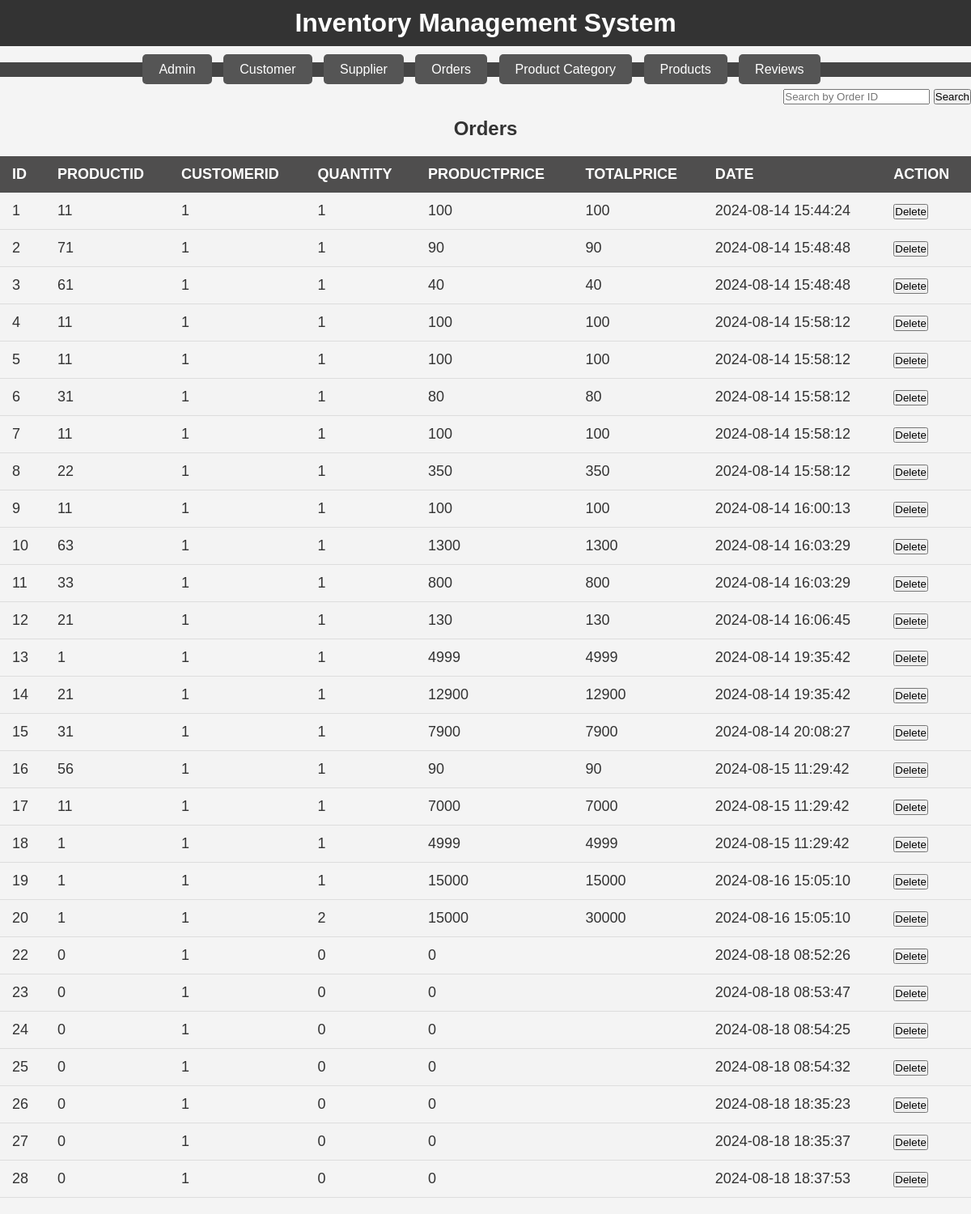
The page /admin/dash/orders.php on the database its author committed.
### tables this page shows
CREATE TABLE `orders` (
  `ID` int(11) NOT NULL,
  `ProductID` int(11) NOT NULL,
  `CustomerID` int(11) NOT NULL,
  `Quantity` int(11) NOT NULL,
  `ProductPrice` float NOT NULL,
  `TotalPrice` int(11) DEFAULT NULL,
  `Date` datetime DEFAULT current_timestamp()
);

### admin/dash/orders.php (the view, shortened to what this page needs)
<!DOCTYPE html>
<html lang="en">
<head>
    <link rel="stylesheet" href="../css/astyle.css">
    <link rel="stylesheet" href="../css/style.css">
</head>
<body>
    <header>
        <h1>Inventory Management System</h1>
    </header>
    <nav>
        <ul>
            <li><a href="admin.php">Admin</a></li>
            <li><a href="customer.php">Customer</a></li>
            <li><a href="supplier.php">Supplier</a></li>
            <li><a href="orders.php">Orders</a></li>
            <li><a href="product-category.php">Product Category</a></li>
            <li><a href="products.php">Products</a></li>
            <li><a href="reviews.php">Reviews</a></li>
        </ul>
        <form action="orders.php" method="get" style="float: right; margin-top: 15px;">
            <input type="text" name="search_id" placeholder="Search by Order ID">
            <button type="submit">Search</button>
        </form>
    </nav>
    <main>
        <h2>Orders</h2>
        <table>
            <thead>
                <tr>
                    <?php
                    $conn = new mysqli("localhost", "root", "", "furniture_shop2");
                    $result = $conn->query("SHOW COLUMNS FROM orders");
                    while ($row = $result->fetch_assoc()) {
                        echo "<th>" . $row['Field'] . "</th>";
                    }
                    echo "<th>Action</th>";
                    ?>
                </tr>
            </thead>
            <tbody>
                <?php
                if (isset($_GET['search_id']) && !empty($_GET['search_id'])) {
                    $search_id = $conn->real_escape_string($_GET['search_id']);
                    $sql = "SELECT * FROM orders WHERE ID = '$search_id'";
                } else {
                    $sql = "SELECT * FROM orders";
                }
                $result = $conn->query($sql);
                if ($result->num_rows > 0) {
                    while ($row = $result->fetch_assoc()) {
                        echo "<tr>";
                        foreach ($row as $column) {
                            echo "<td>" . $column . "</td>";
                        }
                        echo "<td>";
                        echo "<form action='delete_order.php' method='post' onsubmit='return confirm(\"Are you sure you want to delete this order?\");'>";
                        echo "<button type='submit'>Delete</button>";
                        echo "</form>";
                        echo "</td>";
                        echo "</tr>";
                    }
                } else {
                    echo "<tr><td colspan='100%'>No results found</td></tr>";
                }
                ?>
            </tbody>
        </table>
    </main>
</body>
</html>

### admin/css/astyle.css (style rules this page uses)
table { width: 100%; border-collapse: collapse; margin: 20px 0; font-size: 18px; text-align: left; }
thead th { background-color: #4f4e4e; color: #fff; padding: 12px 15px; text-transform: uppercase; }
tbody td { padding: 12px 15px; border-bottom: 1px solid #ddd; }
tbody tr:nth-child(even) { background-color: #f3f3f3; }

### admin/css/style.css (style rules this page uses)
* { margin: 0; padding: 0; box-sizing: border-box; }
body { font-family: Arial, sans-serif; background-color: #f4f4f4; color:#333; }
header { background-color: #333; color: #fff; padding: 10px 0; text-align: center; }
nav { margin: 20px 0; background-color: #444; text-align: center; }
nav ul { list-style-type: none; }
nav ul li { display: inline-block; margin-right: 10px; }
nav ul li a { text-decoration: none; color: #fff; padding: 10px 20px; background-color: #555; border-radius: 5px; transition: background-color 0.3s; }
main { text-align: center; margin-top: 50px; }
main h2 { font-size: 24px; margin-bottom: 20px; }

### rows shown on the page
orders: column "1", ProductID "11", column "100", Date "2024-08-14 15:44:24"
orders: ID "2", ProductID "71", column "1", column "90", Date "2024-08-14 15:48:48"
orders: ID "3", ProductID "61", column "1", column "40", Date "2024-08-14 15:48:48"
orders: ID "4", ProductID "11", column "1", column "100", Date "2024-08-14 15:58:12"
orders: ID "5", ProductID "11", column "1", column "100", Date "2024-08-14 15:58:12"
orders: ID "6", ProductID "31", column "1", column "80", Date "2024-08-14 15:58:12"
orders: ID "7", ProductID "11", column "1", column "100", Date "2024-08-14 15:58:12"
orders: ID "8", ProductID "22", column "1", column "350", Date "2024-08-14 15:58:12"
orders: ID "9", ProductID "11", column "1", column "100", Date "2024-08-14 16:00:13"
orders: ID "10", ProductID "63", column "1", column "1300", Date "2024-08-14 16:03:29"
orders: ID "11", ProductID "33", column "1", column "800", Date "2024-08-14 16:03:29"
orders: ID "12", ProductID "21", column "1", column "130", Date "2024-08-14 16:06:45"
orders: ID "13", column "1", column "4999", Date "2024-08-14 19:35:42"
orders: ID "14", ProductID "21", column "1", column "12900", Date "2024-08-14 19:35:42"
orders: ID "15", ProductID "31", column "1", column "7900", Date "2024-08-14 20:08:27"
orders: ID "16", ProductID "56", column "1", column "90", Date "2024-08-15 11:29:42"
orders: ID "17", ProductID "11", column "1", column "7000", Date "2024-08-15 11:29:42"
orders: ID "18", column "1", column "4999", Date "2024-08-15 11:29:42"
orders: ID "19", column "1", column "15000", Date "2024-08-16 15:05:10"
orders: ID "20", column "1", Quantity "2", ProductPrice "15000", TotalPrice "30000", Date "2024-08-16 15:05:10"
orders: ID "22", column "0", CustomerID "1", Date "2024-08-18 08:52:26"
orders: ID "23", column "0", CustomerID "1", Date "2024-08-18 08:53:47"
orders: ID "24", column "0", CustomerID "1", Date "2024-08-18 08:54:25"
orders: ID "25", column "0", CustomerID "1", Date "2024-08-18 08:54:32"
orders: ID "26", column "0", CustomerID "1", Date "2024-08-18 18:35:23"
orders: ID "27", column "0", CustomerID "1", Date "2024-08-18 18:35:37"
orders: ID "28", column "0", CustomerID "1", Date "2024-08-18 18:37:53"

### other values the page prints
$row['Field'] "ID"
$row['Field'] "PRODUCTID"
$row['Field'] "CUSTOMERID"
$row['Field'] "QUANTITY"
$row['Field'] "PRODUCTPRICE"
$row['Field'] "TOTALPRICE"
$row['Field'] "DATE"
